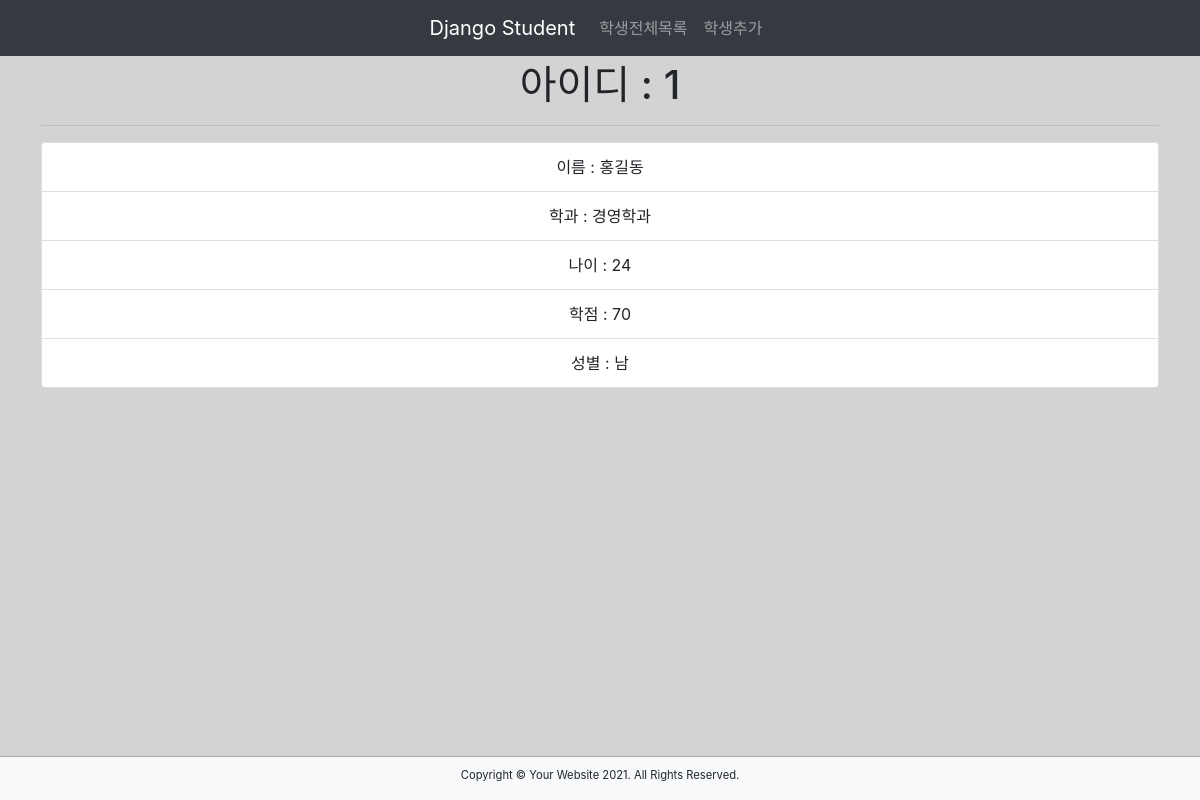
Screenshot of /myApp/1/detail/ with the database file from the repository.
### myApp/models.py (models this page shows, shortened)
class Student(models.Model):
    s_name = models.CharField(max_length=100)
    s_major = models.CharField(max_length=100)
    s_age = models.IntegerField(default=0)
    s_grade = models.IntegerField(default=0)
    s_gender = models.CharField(max_length=10)

### myApp/views.py (the view)
# urls.py: path('<id>/detail/', views.detail),
def detail(request, id):
    student = Student.objects.get(id = id)
    context = {
        'student': student
    }
    return render(request, 'myApp/detail.html', context)

### myApp/templates/myApp/detail.html
{% extends 'myApp/base_student.html' %}
{% block content%}
<h1>아이디 : {{student.id}}</h1>
<hr>
<div class="list-group">
    <div class="list-group-item">이름 : {{student.s_name}}</div>
    <div class="list-group-item">학과 : {{student.s_major}}</div>
    <div class="list-group-item">나이 : {{student.s_age}}</div>
    <div class="list-group-item">학점 : {{student.s_grade}}</div>
    <div class="list-group-item">성별 : {{student.s_gender}}</div>
</div>
{% endblock %}

### myApp/static/myApp/css/main.css (style rules this page uses)
body { background-color: lightgray; }

### rows the page displays
Student: id "1", s_name "홍길동", s_major "경영학과", s_age "24", s_grade "70", s_gender "남"
